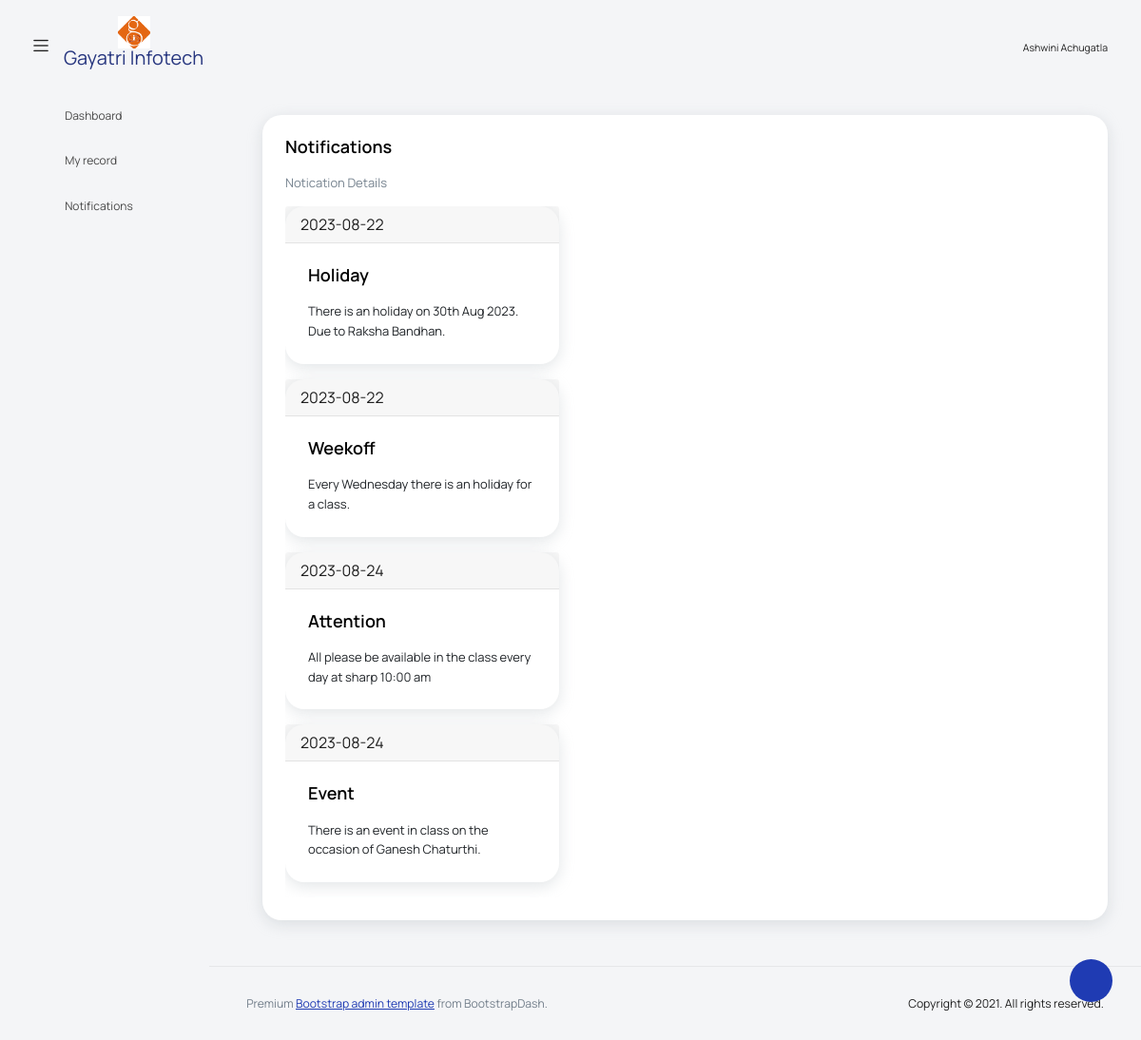
Page /frontend/template/pages/tables/notice.php (signed in) on the committed database.
### tables this page shows
CREATE TABLE `register` (
  `id` int(11) NOT NULL,
  `name` varchar(256) NOT NULL,
  `mobileno` bigint(10) NOT NULL,
  `email` varchar(256) NOT NULL,
  `image` varchar(255) NOT NULL,
  `password` varchar(256) NOT NULL,
  `conformpassword` varchar(256) NOT NULL,
  `coursename` varchar(256) NOT NULL
);

CREATE TABLE `notification` (
  `id` int(11) NOT NULL,
  `date` date NOT NULL,
  `title` varchar(255) NOT NULL,
  `message` varchar(255) NOT NULL
);

### frontend/template/pages/tables/notice.php (the view, shortened to what this page needs)
<!DOCTYPE html>
<html lang="en">
<head>
  <link rel="stylesheet" href="../../vendors/feather/feather.css">
  <link rel="stylesheet" href="../../vendors/mdi/css/materialdesignicons.min.css">
  <link rel="stylesheet" href="../../vendors/ti-icons/css/themify-icons.css">
  <link rel="stylesheet" href="../../vendors/typicons/typicons.css">
  <link rel="stylesheet" href="../../vendors/simple-line-icons/css/simple-line-icons.css">
  <link rel="stylesheet" href="../../vendors/css/vendor.bundle.base.css">
  <link rel="stylesheet" href="../../css/vertical-layout-light/style.css">
</head>
<body>
  <div class="container-scroller">
    <?php
      include("../../header.php");
    ?>
    <div class="container-fluid page-body-wrapper">
      <div class="theme-setting-wrapper">
        <div id="settings-trigger"><i class="ti-settings"></i></div>
      </div>
      <?php
        include("../../nav.php");
      ?>
      <div class="main-panel">
        <div class="content-wrapper">
          <div class="row">
            <div class="col-lg-12 grid-margin stretch-card">
              <div class="card">
                <div class="card-body">
                  <h4 class="card-title">Notifications</h4>
                  <p class="card-description">
                  Notication Details
                  </p>
                  <div class="table-responsive">
                    <?php
                      $con=mysqli_connect("localhost","root","","project");
                      $sql1="select * from notification ";
                      $rs=mysqli_query($con,$sql1);
                      while($rw=mysqli_fetch_row($rs))
                      {
                    ?>
                    <div class="card border-dark mb-3" style="max-width: 18rem;">
                      <div class="card-header"><?php echo $rw[1];?></div>
                      <div class="card-body text-dark">
                        <h5 class="card-title"><?php echo $rw[2];?></h5>
                        <p class="card-text"><?php echo $rw[3];?></p>
                      </div>
                    </div>
                    <?php
                      }
                    ?>
                  </div>
                </div>
              </div>
            </div>
          </div>
        </div>
        <?php
          include("../../footer.php");
        ?>
      </div>
    </div>
  </div>
</body>
</html>

### frontend/template/header.php (shortened to what this page needs)
<nav class="navbar default-layout col-lg-12 col-12 p-0 fixed-top d-flex align-items-top flex-row">
      <div class="text-center navbar-brand-wrapper d-flex align-items-center justify-content-start">
        <div class="me-3">
          <button class="navbar-toggler navbar-toggler align-self-center" type="button" data-bs-toggle="minimize">
            <span class="icon-menu"></span>
          </button>
        </div>
        <div>
          <a class="navbar-brand brand-logo" href="index.php">
            <img src="../../images/gayatri.png" alt="logo" /><p style="font-size:20px;">Gayatri Infotech</p>
          </a>
        </div>
      </div>
      <div class="navbar-menu-wrapper d-flex align-items-top">
        <ul class="navbar-nav ms-auto">
          <li class="nav-item dropdown d-none d-lg-block user-dropdown">
                <?php
                      $adminname1="";
                      if(isset($_SESSION['admin']))
                      {
                      $con=mysqli_connect("localhost","root","","project");
                      $user=$_SESSION['admin'];
                      $nm="select * from adminregister where email='$user'";
                      $result=mysqli_query($con,$nm);
                      $count=mysqli_fetch_row($result);
                      $adminname=$count[1];
                ?>
            <a class="nav-link" id="UserDropdown" href="#" data-bs-toggle="dropdown" aria-expanded="false" >
            <?php echo $adminname;?>
           </a>
            <div class="dropdown-menu dropdown-menu-right navbar-dropdown" aria-labelledby="UserDropdown">
              <a href="admineditprofile.php" class="dropdown-item"><i class="dropdown-item-icon mdi mdi-account-outline text-primary me-2"></i>Edit Profile <span class="badge badge-pill badge-danger">1</span></a>
              <a href="adminlogout.php" class="dropdown-item"><i class="dropdown-item-icon mdi mdi-power text-primary me-2"></i>Log Out</a>
              </div>
                <?php
                      }else if(isset($_SESSION['email']))
                      {
                        $con=mysqli_connect("localhost","root","","project");
                        $usermail=$_SESSION['email'];
                      $nm1="select * from register where email='$usermail'";
                      $result1=mysqli_query($con,$nm1);
                      $count1=mysqli_fetch_row($result1);
                      $adminname1=$count1[1];
                      }
                ?>
            <a class="nav-link" id="UserDropdown" href="#" data-bs-toggle="dropdown" aria-expanded="false">
            <small><i class="fa fa-envelope mr-2"></i><?php echo $adminname1;?></small>
           </a>
          </li>
        </ul>
      </div>
    </nav>

### rows in the picture
register: name "Ashwini Achugatla"
notification: date "2023-08-22", title "Holiday", message "There is an holiday on 30th Aug 2023. Due to Raksha Bandhan."
notification: date "2023-08-22", title "Weekoff", message "Every Wednesday there is an holiday for a class."
notification: date "2023-08-24", title "Attention", message "All please be available in the class every day at sharp 10:00 am"
notification: date "2023-08-24", title "Event", message "There is an event in class on the occasion of Ganesh Chaturthi."
